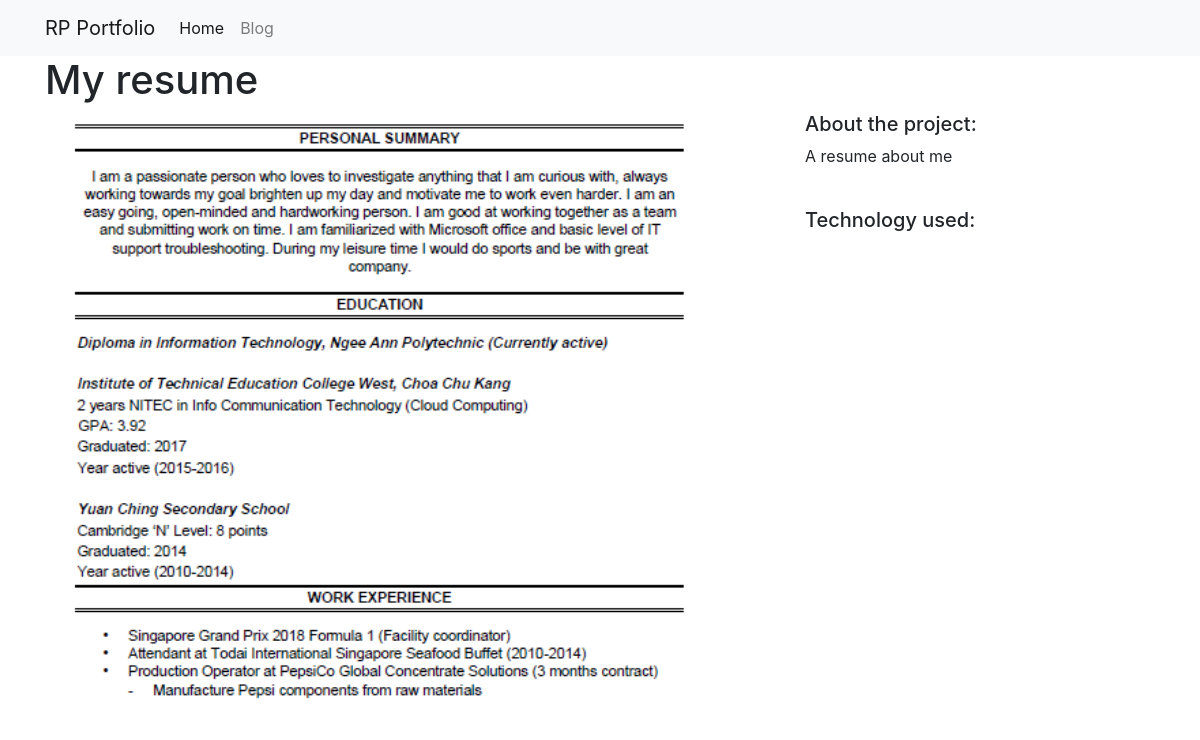
The app's page /projects/2/ with its own data.
### projects/models.py (models this page shows)
class Project(models.Model):
    title = models.CharField(max_length=100)
    description = models.TextField()
    technology = models.CharField(max_length=20)
    image = models.FilePathField(path="/img")

### projects/views.py (the view)
# urls.py: path("<int:pk>/", views.project_detail, name="project_detail"),
def project_detail(request, pk):
    project = Project.objects.get(pk=pk)
    context = {"project": project}
    return render(request, "project_detail.html", context)

### projects/templates/project_detail.html (shortened to what this page needs)
{% extends "base.html" %}
{% load static %}
{% block page_content %}
<h1>{{ project.title }}</h1>
<div class="row">
    <div class="col-md-8">
        <img src="{% static project.image %}" alt="" width="100%">
    </div>
    <div class="col-md-4">
        <h5>About the project:</h5>
        <p>{{ project.description }}</p>
        <br>
        <h5>Technology used:</h5>
    </div>
</div>
{% endblock %}

### records on screen
Project: title "My resume", image (picture), description "A resume about me"
